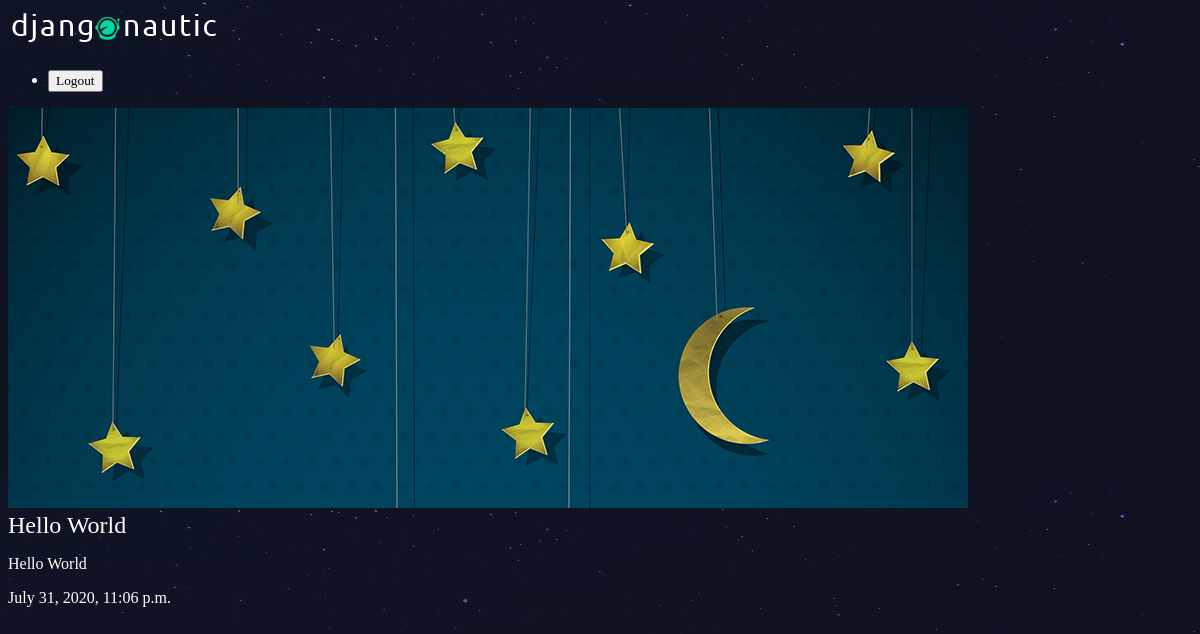
Screenshot of /articles/hello-world/ with the database file from the repository.
### articles/models.py (models this page shows, shortened)
class Article(models.Model):
    title = models.CharField(max_length=100)
    slug = models.SlugField()
    body = models.TextField()
    date = models.DateTimeField(auto_now_add=True)
    thumb = models.ImageField(default='default.png', blank=True)

### articles/views.py (the view)
# urls.py: path('<slug:slug>/', views.article_detail, name='detail')
def article_detail(request, slug):
    article = Article.objects.get(slug=slug)
    return render(request, "articles/article_detail.html", {'article': article})

### articles/templates/articles/article_detail.html
{% extends 'base_layout.html' %}
{% block content %}
    <div class="article-detail">
        <div class="article.thumb.url">
            <img src="{{ article.thumb.url }}">
            <h2>{{article.title}}</h2>
            <p>{{article.body}}</p>
            <p>{{article.date}}</p>
        </div>
    </div>
{% endblock %}

### assets/styles.css (style rules this page uses)
body { background-color: #0f121f; background-image: url(\stars.png); background-repeat-y: no-repeat; color: #fff; }
body * { font-family: Ubuntu; }
h1, h2, h3, h4, h5 { font-weight: normal; margin: 0; }

### rows the page displays
Article: thumb (picture), title "Hello World", body "Hello World", date "July 31, 2020, 11:06 p.m."
